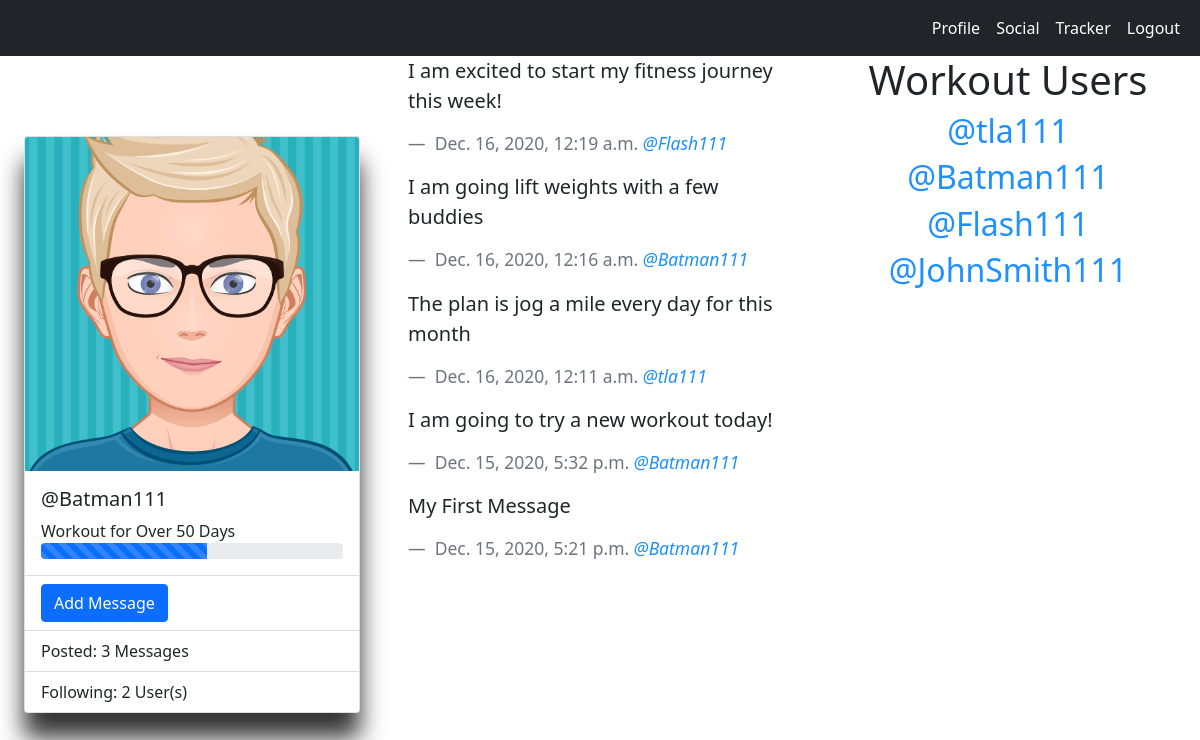
Screenshot of /social/ (signed in) with the database file from the repository.
### workoutuser/models.py (models this page shows)
class WorkoutUser(AbstractUser):
    FITNESS = (
        ('Beginner', 'Beginner'),
        ('Intermediate', 'Intermediate'),
        ('Advanced', 'Advanced'),
    )
    display_name = models.CharField(
        max_length=200, blank=True, null=True, default=None)
    age = models.CharField(max_length=2, blank=True, null=True, default=None)
    height = models.CharField(
        max_length=2, blank=True, null=True, default=None)
    weight = models.CharField(
        max_length=3, blank=True, null=True, default=None)
    fitness_level = models.CharField(
        max_length=200, choices=FITNESS, blank=True, null=True, default=None)
    goal_one = models.CharField(max_length=200)
    goal_two = models.CharField(max_length=200)
    goal_three = models.CharField(max_length=200)
    goal_four = models.CharField(max_length=200)
    goal_five = models.CharField(max_length=200)
    follow = models.ManyToManyField('self', symmetrical=False, blank=True)
    def __str__(self):
        return f"{self.username}"

### social/models.py (models this page shows, shortened)
class Message(models.Model):
    author = models.ForeignKey(WorkoutUser, on_delete=models.CASCADE)
    post = models.CharField(max_length=150)
    time_published = models.DateTimeField(default=timezone.now)

### social/views.py (the view)
# urls.py: path('social/', social_dashboard_view, name='social'),
@login_required()
def social_dashboard_view(request):
    workout_user = WorkoutUser.objects.get(username=request.user)
    workout_users = WorkoutUser.objects.all()
    messages = Message.objects.filter(
        author=request.user)
    messages_count = Message.objects.filter(author=request.user).all().count()
    followers = workout_user.follow.all()
    follow_count = workout_user.follow.all().count()
    for f in followers:
        following_messages = Message.objects.filter(author=f)
        messages = messages | following_messages
    messages = messages.order_by('-time_published')
    return render(request, 'social.html', {
        'messages': messages,
        'messages_count': messages_count,
        'workout_users': workout_users,
        'follow_count': follow_count
    })

### templates/social.html (shortened to what this page needs)
{% load static %}
<!DOCTYPE html>
<html lang="en">
  <head>
    <link
      href="https://cdn.jsdelivr.net/npm/bootstrap@5.0.0-beta1/dist/css/bootstrap.min.css"
      rel="stylesheet"
    />
    <link rel="stylesheet" href="{% static 'social.css' %}" />
  </head>
  <body>
    {% include "navigation.html" %}
    <div class='container_fluid'>
      <div class='row'>
        <div class='col box box1'>
          <div class="card" style="width: 21rem;">
            <img class="card-img-top" src="{% static 'images/AvatarCharacter.png' %}" alt="Hi!" />
            <div class="card-body">
              <h5 class="card-title">@{{user.username}}</h5>
                Workout for Over 50 Days
             <div class="progress">
              <div class="progress-bar progress-bar-striped progress-bar-animated" role="progressbar" aria-valuenow="75" aria-valuemin="0" aria-valuemax="100" style="width: 55%;"></div>
            </div>
            </div>
            <ul class="list-group list-group-flush">
              <li class="list-group-item">
                <button class='btn btn-primary'>
                  <a href='/addmessage/'>Add Message</a>
                </button>
              </li>
              <li class="list-group-item">Posted: {{messages_count}} Messages </li>
              <li class="list-group-item">Following: {{follow_count}} User(s)</li>
            </ul>
          </div>
        </div>
        <div class='col box box2'>
            {% for message in messages %}
            <blockquote class="blockquote">
              <p class="mb-0">{{message.post}}</p>
              <br>
              <footer class="blockquote-footer">
                {{message.time_published}}
                <cite title="Source Title">
                  <a href='/authordetail/{{message.author.id}}'>@{{message.author}}</a>
                </cite>
              </footer>
            </blockquote>
            {% endfor %}
        </div>
        <div class='col box box3'>
          <h1>Workout Users</h1>
          {% for user in workout_users %}
            <a href='/authordetail/{{user.id}}'>
              <h2>@{{user.username}}</h2>
            </a>
          {% endfor %}
        </div>
      </div>
    </div>
  </body>
</html>

### assets/social.css (style rules this page uses)
.box { height: 92vh; }
.box1 { display: flex; flex-direction: column; justify-content: center; align-items: center; }
.box2 { border-bottom: none; display: flex; flex-direction: column; }
.box3 { display: flex; flex-direction: column; align-items: center; }
button a:link, button a:visited { color: white; text-decoration: none; }
a:link, a:visited { color: dodgerblue; text-decoration: none; }
.card { box-shadow: 0 25px 25px rgba(0, 0, 0, 0.8); }

### rows the page displays
WorkoutUser: username "Batman111"
Message: post "I am excited to start my fitness journey this week!", time_published "Dec. 16, 2020, 12:19 a.m.", author "Flash111"
Message: post "I am going lift weights with a few buddies", time_published "Dec. 16, 2020, 12:16 a.m.", author "Batman111"
Message: post "The plan is jog a mile every day for this month", time_published "Dec. 16, 2020, 12:11 a.m.", author "tla111"
Message: post "I am going to try a new workout today!", time_published "Dec. 15, 2020, 5:32 p.m.", author "Batman111"
Message: post "My First Message", time_published "Dec. 15, 2020, 5:21 p.m.", author "Batman111"
WorkoutUser: username "tla111"
WorkoutUser: username "Flash111"
WorkoutUser: username "JohnSmith111"

### other values shown
{{ messages_count }} "3"
{{ follow_count }} "2"
